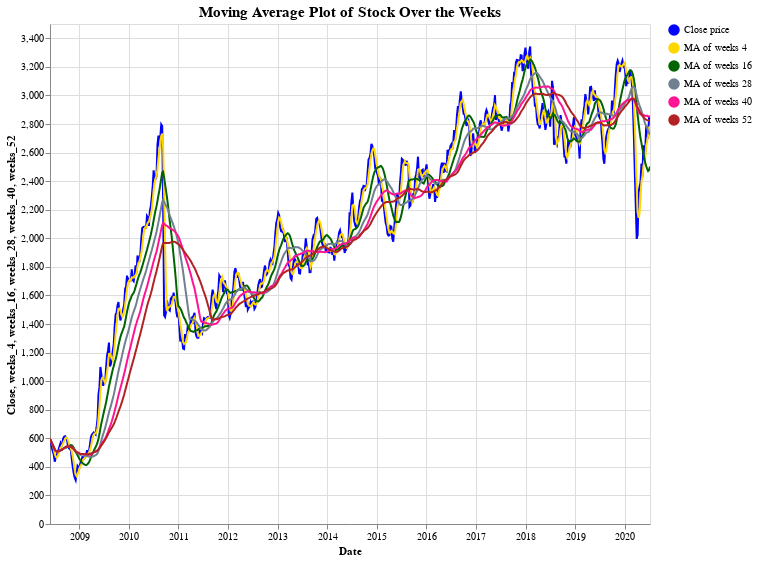

This figure's notebook cell:
### Code cell
# set base for creat custom legend and plots
base = alt.Chart(df_ma.reset_index()).transform_calculate(
legend1="'Close price'",
legend2="'MA of weeks 4'",
legend3="'MA of weeks 16'",
legend4="'MA of weeks 28'",
legend5="'MA of weeks 40'",
legend6="'MA of weeks 52'"
)
scale = alt.Scale(domain=["Close price", 
                          "MA of weeks 4",
                          "MA of weeks 16",
                          "MA of weeks 28",
                          "MA of weeks 40",
                          "MA of weeks 52"], 
                  range=['blue', 
                         'gold', 
                         'darkgreen', 
                         'slategray', 
                         'deeppink',
                         'firebrick'])

line1 = base.mark_line(color='blue').encode(
x = 'Date:T',
y = 'Close:Q',
color=alt.Color('legend1:N', scale=scale, title=''),
)

line2 = base.mark_line(color='gold').encode(
x = 'Date:T',
y = 'weeks_4:Q',
color=alt.Color('legend2:N', scale=scale, title='')
)

line3 = base.mark_line(color='darkgreen').encode(
x = 'Date:T',
y = 'weeks_16:Q',
color=alt.Color('legend3:N', scale=scale, title='')
)

line4 = base.mark_line(color='slategray').encode(
x = 'Date:T',
y = 'weeks_28:Q',
color=alt.Color('legend4:N', scale=scale, title='')
)


line5 = base.mark_line(color='deeppink').encode(
x = 'Date:T',
y = 'weeks_40:Q',
color=alt.Color('legend5:N', scale=scale, title='')
)

line6 = base.mark_line(color='firebrick').encode(
x = 'Date:T',
y = 'weeks_52:Q',
color=alt.Color('legend6:N', scale=scale, title='')
)

text = line1.mark_text(
    align='left',
    baseline='middle',
    dx=3  # Nudges text to right so it doesn't appear on top of the bar
)   


(line1 + line2 + line3 + line4 + line5 + line6 +text).properties(
    title={"text":['Moving Average Plot of Stock Over the Weeks'],
           "fontSize":15,
           "fontWeight": 'bold',
           "font":'Courier New',},
    height=500, width=600
).interactive()

### Figure 1 — Vega-Lite specification as saved in the notebook (floating-point values rounded to 4 significant figures; data arrays with more than 128 entries replaced by an {"elided": "..."} marker saying what was removed)
{"config": {"view": {"continuousWidth": 400, "continuousHeight": 300}}, "layer": [{"mark": {"type": "line", "color": "blue"}, "encoding": {"color": {"field": "legend1", "scale": {"domain": ["Close price", "MA of weeks 4", "MA of weeks 16", "MA of weeks 28", "MA of weeks 40", "MA of weeks 52"], "range": ["blue", "gold", "darkgreen", "slategray", "deeppink", "firebrick"]}, "title": "", "type": "nominal"}, "x": {"field": "Date", "type": "temporal"}, "y": {"field": "Close", "type": "quantitative"}}, "selection": {"selector002": {"type": "interval", "bind": "scales", "encodings": ["x", "y"]}}, "transform": [{"calculate": "'Close price'", "as": "legend1"}, {"calculate": "'MA of weeks 4'", "as": "legend2"}, {"calculate": "'MA of weeks 16'", "as": "legend3"}, {"calculate": "'MA of weeks 28'", "as": "legend4"}, {"calculate": "'MA of weeks 40'", "as": "legend5"}, {"calculate": "'MA of weeks 52'", "as": "legend6"}]}, {"mark": {"type": "line", "color": "gold"}, "encoding": {"color": {"field": "legend2", "scale": {"domain": ["Close price", "MA of weeks 4", "MA of weeks 16", "MA of weeks 28", "MA of weeks 40", "MA of weeks 52"], "range": ["blue", "gold", "darkgreen", "slategray", "deeppink", "firebrick"]}, "title": "", "type": "nominal"}, "x": {"field": "Date", "type": "temporal"}, "y": {"field": "weeks_4", "type": "quantitative"}}, "transform": [{"calculate": "'Close price'", "as": "legend1"}, {"calculate": "'MA of weeks 4'", "as": "legend2"}, {"calculate": "'MA of weeks 16'", "as": "legend3"}, {"calculate": "'MA of weeks 28'", "as": "legend4"}, {"calculate": "'MA of weeks 40'", "as": "legend5"}, {"calculate": "'MA of weeks 52'", "as": "legend6"}]}, {"mark": {"type": "line", "color": "darkgreen"}, "encoding": {"color": {"field": "legend3", "scale": {"domain": ["Close price", "MA of weeks 4", "MA of weeks 16", "MA of weeks 28", "MA of weeks 40", "MA of weeks 52"], "range": ["blue", "gold", "darkgreen", "slategray", "deeppink", "firebrick"]}, "title": "", "type": "nominal"}, "x": {"field": "Date", "type": "temporal"}, "y": {"field": "weeks_16", "type": "quantitative"}}, "transform": [{"calculate": "'Close price'", "as": "legend1"}, {"calculate": "'MA of weeks 4'", "as": "legend2"}, {"calculate": "'MA of weeks 16'", "as": "legend3"}, {"calculate": "'MA of weeks 28'", "as": "legend4"}, {"calculate": "'MA of weeks 40'", "as": "legend5"}, {"calculate": "'MA of weeks 52'", "as": "legend6"}]}, {"mark": {"type": "line", "color": "slategray"}, "encoding": {"color": {"field": "legend4", "scale": {"domain": ["Close price", "MA of weeks 4", "MA of weeks 16", "MA of weeks 28", "MA of weeks 40", "MA of weeks 52"], "range": ["blue", "gold", "darkgreen", "slategray", "deeppink", "firebrick"]}, "title": "", "type": "nominal"}, "x": {"field": "Date", "type": "temporal"}, "y": {"field": "weeks_28", "type": "quantitative"}}, "transform": [{"calculate": "'Close price'", "as": "legend1"}, {"calculate": "'MA of weeks 4'", "as": "legend2"}, {"calculate": "'MA of weeks 16'", "as": "legend3"}, {"calculate": "'MA of weeks 28'", "as": "legend4"}, {"calculate": "'MA of weeks 40'", "as": "legend5"}, {"calculate": "'MA of weeks 52'", "as": "legend6"}]}, {"mark": {"type": "line", "color": "deeppink"}, "encoding": {"color": {"field": "legend5", "scale": {"domain": ["Close price", "MA of weeks 4", "MA of weeks 16", "MA of weeks 28", "MA of weeks 40", "MA of weeks 52"], "range": ["blue", "gold", "darkgreen", "slategray", "deeppink", "firebrick"]}, "title": "", "type": "nominal"}, "x": {"field": "Date", "type": "temporal"}, "y": {"field": "weeks_40", "type": "quantitative"}}, "transform": [{"calculate": "'Close price'", "as": "legend1"}, {"calculate": "'MA of weeks 4'", "as": "legend2"}, {"calculate": "'MA of weeks 16'", "as": "legend3"}, {"calculate": "'MA of weeks 28'", "as": "legend4"}, {"calculate": "'MA of weeks 40'", "as": "legend5"}, {"calculate": "'MA of weeks 52'", "as": "legend6"}]}, {"mark": {"type": "line", "color": "firebrick"}, "encoding": {"color": {"field": "legend6", "scale": {"domain": ["Close price", "MA of weeks 4", "MA of weeks 16", "MA of weeks 28", "MA of weeks 40", "MA of weeks 52"], "range": ["blue", "gold", "darkgreen", "slategray", "deeppink", "firebrick"]}, "title": "", "type": "nominal"}, "x": {"field": "Date", "type": "temporal"}, "y": {"field": "weeks_52", "type": "quantitative"}}, "transform": [{"calculate": "'Close price'", "as": "legend1"}, {"calculate": "'MA of weeks 4'", "as": "legend2"}, {"calculate": "'MA of weeks 16'", "as": "legend3"}, {"calculate": "'MA of weeks 28'", "as": "legend4"}, {"calculate": "'MA of weeks 40'", "as": "legend5"}, {"calculate": "'MA of weeks 52'", "as": "legend6"}]}, {"mark": {"type": "text", "align": "left", "baseline": "middle", "dx": 3}, "encoding": {"color": {"field": "legend1", "scale": {"domain": ["Close price", "MA of weeks 4", "MA of weeks 16", "MA of weeks 28", "MA of weeks 40", "MA of weeks 52"], "range": ["blue", "gold", "darkgreen", "slategray", "deeppink", "firebrick"]}, "title": "", "type": "nominal"}, "x": {"field": "Date", "type": "temporal"}, "y": {"field": "Close", "type": "quantitative"}}, "transform": [{"calculate": "'Close price'", "as": "legend1"}, {"calculate": "'MA of weeks 4'", "as": "legend2"}, {"calculate": "'MA of weeks 16'", "as": "legend3"}, {"calculate": "'MA of weeks 28'", "as": "legend4"}, {"calculate": "'MA of weeks 40'", "as": "legend5"}, {"calculate": "'MA of weeks 52'", "as": "legend6"}]}], "data": {"name": "data-1cdd92213186468cb53281f6766b50a1"}, "height": 500, "title": {"text": ["Moving Average Plot of Stock Over the Weeks"], "fontSize": 15, "fontWeight": "bold", "font": "Courier New"}, "width": 600, "$schema": "https://vega.github.io/schema/vega-lite/v4.17.0.json", "datasets": {"data-1cdd92213186468cb53281f6766b50a1": {"elided": "632 records"}}}
